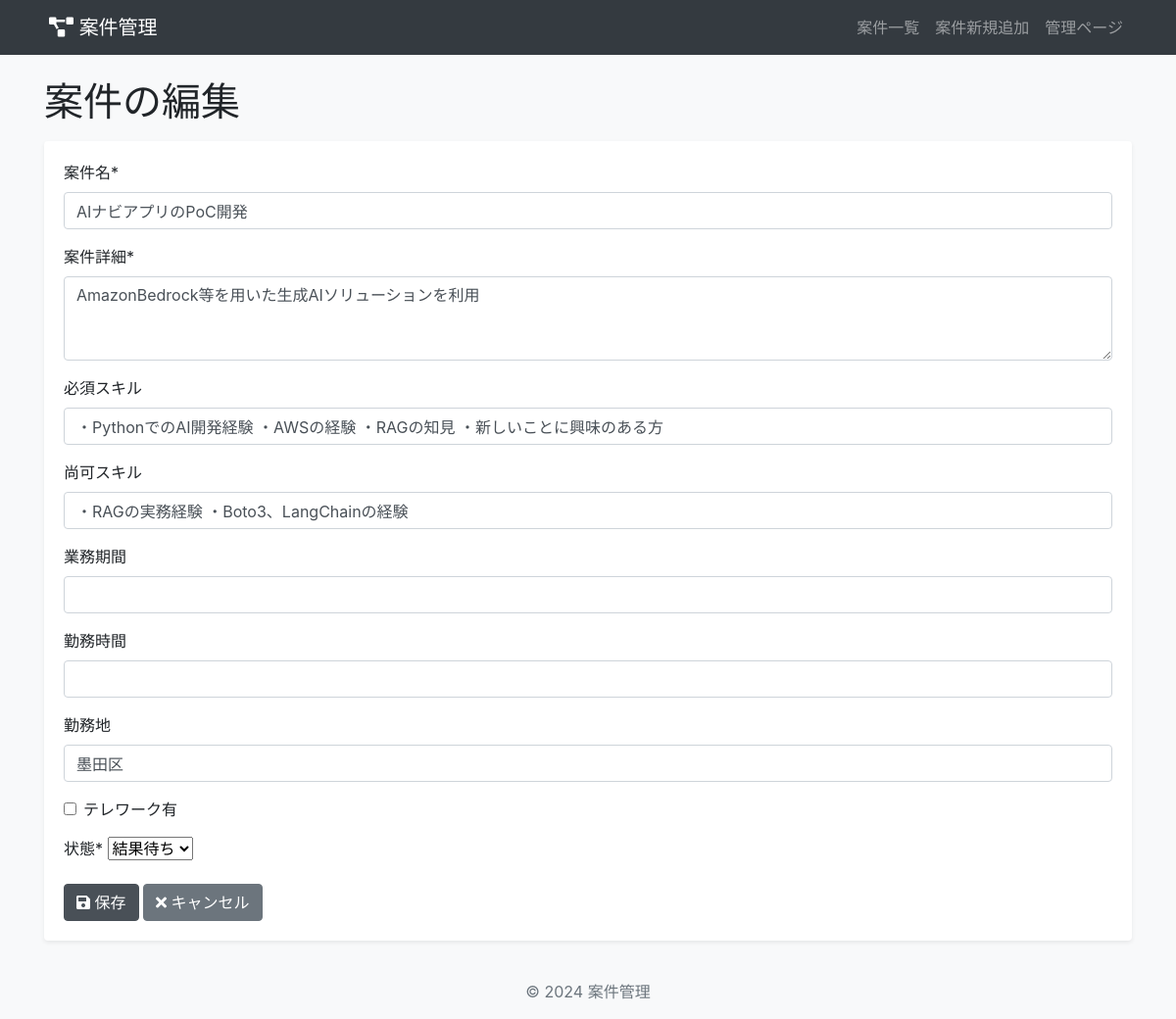
The app's page /project/5/edit/ with its own data.
### projects/models.py (models this page shows, shortened)
class Project(models.Model):
    name = models.CharField("案件名", max_length=200)
    description = models.TextField("案件詳細")
    must_skill = models.CharField("必須スキル", max_length=200, null=True, blank=True)
    better_skill = models.CharField("尚可スキル", max_length=200, null=True, blank=True)
    project_period = models.CharField("業務期間", max_length=100, null=True, blank=True)
    work_time = models.CharField("勤務時間", max_length=100, null=True, blank=True)
    address = models.CharField("勤務地", max_length=100, null=True, blank=True)
    is_telework = models.BooleanField("テレワーク有", default=False)
    status = models.CharField("状態", max_length=20, choices=[
        ('proposal', '提案中'),
        ('offering', '営業中'),
        ('interview', '面談'),
        ('waiting', '結果待ち'),
        ('join', '確定'),
        ('decline', '辞退'),
    ], default='proposal')
    created_at = models.DateTimeField("作成日時", auto_now_add=True)  # 案件追加日時
    content_match = models.IntegerField(
        validators=[MinValueValidator(1), MaxValueValidator(5)],
        null=True,
        blank=True,
        verbose_name="業務内容合致度"
    )
    environment_match = models.IntegerField(
        validators=[MinValueValidator(1), MaxValueValidator(5)],
        null=True,
        blank=True,
        verbose_name="就業環境合致度"
    )

### projects/views.py (the view)
# urls.py: path('<int:pk>/edit/', views.ProjectUpdateView.as_view(), name='project_update'),
class ProjectUpdateView(UpdateView):
    model = Project
    form_class = ProjectForm
    template_name = 'projects/project_form.html'
    success_url = reverse_lazy('project_list')

### projects/forms.py
class ProjectForm(forms.ModelForm):
    class Meta:
        model = Project
        fields = [
            'name',
            'description',
            'must_skill',
            'better_skill',
            'project_period',
            'work_time',
            'address',
            'is_telework',
            'status',
            ]
        widgets = {
            'is_telework': forms.CheckboxInput(),
            'description': forms.Textarea(attrs={'rows': 3}),
        }
        labels = {
            'name':'案件名',
            'description':'案件詳細',
            'must_skill':'必須スキル',
            'better_skill':'尚可スキル',
            'project_period':'業務期間',
            'work_time':'勤務時間',
            'address':'勤務地',
            'is_telework':'テレワーク有',
            'status':'状態',
        }
    def __init__(self, *args, **kwargs):
        super().__init__(*args, **kwargs)
        if not self.instance.pk:  # 新規作成の場合
            self.fields['status'].initial = 'proposal'

### projects/templates/projects/project_form.html (shortened to what this page needs)
{% extends 'base.html' %}
{% load crispy_forms_tags %}
{% block content %}
  <h1 class="mb-3">{% if form.instance.pk %}案件の編集{% else %}新規案件の追加{% endif %}</h1>
  <div class="card">
    <div class="card-body">
      <form method="post">
        {{ form|crispy }}
        <button type="submit" class="btn btn-primary">
          <i class="fas fa-save"></i> 保存
        </button>
        <a href="{% url 'project_list' %}" class="btn btn-secondary">
          <i class="fas fa-times"></i> キャンセル
        </a>
      </form>
    </div>
  </div>
{% endblock %}

### templates/base.html (style rules this page uses)
body { display: flex; min-height: 100vh; flex-direction: column; background-color: #f8f9fa; }
.btn-primary { background-color: #495057; border-color: #495057; }
.card { border: none; box-shadow: 0 0.125rem 0.25rem rgba(0, 0, 0, 0.075); }

### records on screen
Project: name "AIナビアプリのPoC開発", description "AmazonBedrock等を用いた生成AIソリューションを利用", must_skill "・PythonでのAI開発経験 ・AWSの経験 ・RAGの知見 ・新しいことに興味のある方", better_skill "・RAGの実務経験 ・Boto3、LangChainの経験", address "墨田区", status "結果待ち"
